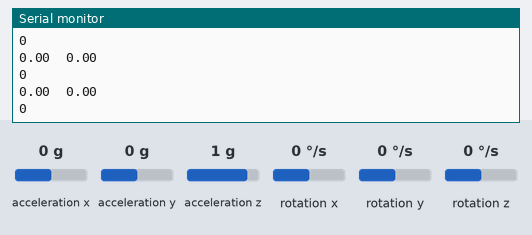
Recording of a sketch running on a simulated Arduino Mega 2560, built with avr-gcc and run on an emulated ATmega2560. Parts: the last lines printed to the serial monitor. The test bench sets the inputs (shaded band); at power-on: rotation z 0 °/s, acceleration x 0 g, acceleration y 0 g, acceleration z 1 g, rotation x 0 °/s, rotation y 0 °/s. The modem accepts every AT command (registered, SIM ready, sends succeed) and sends nothing else.

Above: at 3.2 s.
3.3 s: rotation z set to -192 °/s
At 3.9 s:
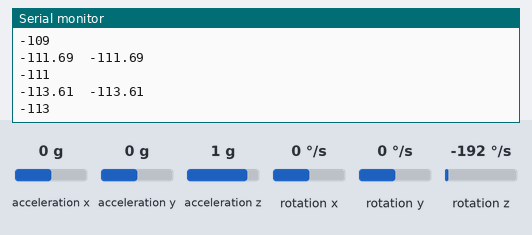
4.8 s: rotation z set to -100 °/s
At 5.4 s:
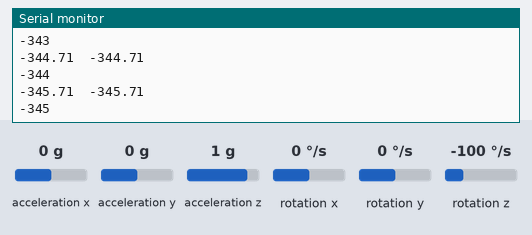
Timing chart, 0 to 7.8 s (numbered marks = the images above; inputs shaded):
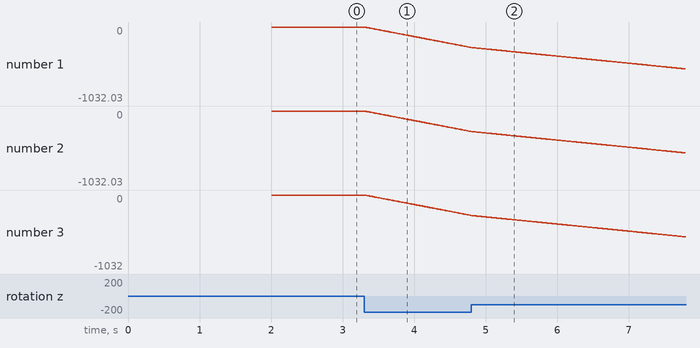

The sketch:

Two_Gyro_Sync.ino
```cpp
// (licence header left out)
#include "Wire.h"
#include <MPU6050_light.h>


MPU6050 mpu(Wire);
MPU6050 mpu2(Wire);
long timer = 0;

void setup() {
  Serial.begin(115200);
  Serial2.begin(115200);
  Wire.begin();
  mpu2.setAddress(0x69);
  byte status = mpu.begin();
  byte status2 = mpu2.begin();
  Serial.print(F("MPU6050 status: "));
  Serial.println(status);
  while(status!=0){ } // stop everything if could not connect to MPU6050
  while(status2!=0){};
  Serial.println(F("Calculating offsets, do not move MPU6050"));
  mpu.calcOffsets(true,true); // gyro and accelero
  mpu2.calcOffsets(true, true);
  Serial.println("Done!\n");

}

void loop() {
  mpu.update();
  mpu2.update();
//    Serial.print(F("TEMPERATURE: "));Serial.println(mpu.getTemp());
//    Serial.print(F("ACCELERO  X: "));Serial.print(mpu.getAccX());
//    Serial.print("\tY: ");Serial.print(mpu.getAccY());
//    Serial.print("\tZ: ");Serial.println(mpu.getAccZ());
//
//    Serial.print(F("GYRO      X: "));Serial.print(mpu.getGyroX());
//    Serial.print("\tY: ");Serial.print(mpu.getGyroY());
//    Serial.print("\tZ: ");Serial.println(mpu.getGyroZ());
//
//    Serial.print(F("ACC ANGLE X: "));Serial.print(mpu.getAccAngleX());
//    Serial.print("\tY: ");Serial.println(mpu.getAccAngleY());
    Serial2.write('*');
    delay(5);
    Serial2.write(getGyroAngle(0.5));

    Serial.print(mpu.getAngleZ());
    Serial.print("\t");
    Serial.println(mpu2.getAngleZ());
    Serial.print("\n");
    Serial.println(getGyroAngle(0.5));

//    Serial.println(mpu.getAddress());
//    Serial.println(mpu2.getAddress());
//    Serial.println(F("=====================================================\n"));
  }

int getGyroAngle(float weight)
{
  int angle = (weight * mpu.getAngleZ()) + ((1-weight) * mpu2.getAngleZ());
  return angle;
}
```

Measured:
- after the input at 3.3 s, the serial monitor: prints a new line at once (image 1)
- plotted number 1: 0 → -284.71 after the input at 3.3 s
- plotted number 2: 0 → -284.71 after the input at 3.3 s
- plotted number 3: 0 → -284 after the input at 3.3 s
